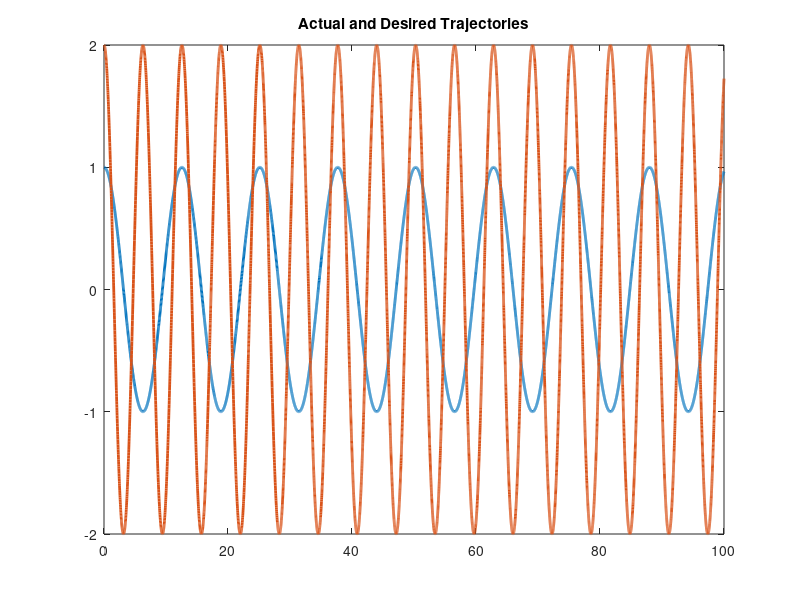

This figure's MATLAB source: (Note: this script raises an error after producing the figure.)
function twoLinkRobotAdaptive
close all
global controlinput
%Set up parameters for sim
%Errors in Yd matrix are qd - q and this entire matrix has errors qd - q

p1       = 3.473;
p2       = 0.196;
p3       = 0.242;
f1       = 5.3;
f2       = 1.1;


% Stacked parameter vector
theta    = [p1;p2;p3;f1;f2];
controlinput = [1;1];

% Simulation final time
tf   = 100;

% Initial condition vector (X0 must be same size and "form" as X and XDot below)
% (i.e1., in this sim, X0 = [e0;r0;thetahat0])
X0   = [4;10;3;2;1;1;1;1;1;1;1];

% Options for integration function
opts = odeset('RelTol',1e-3,'AbsTol',1e-3);

% Integrate (you can send the paramters theta to the dynamics as seen below)
[t,STATES] = ode45(@(t,X) twoLinkdynamics(t,X,theta),[0 tf],X0,opts);

% Set up desired trajectory data for plots (enter desired trajectory for your simulation)
qd = [cos(0.5*t) 2*cos(t)]';

% Parse integrated states (STATES is the same "form" as X0)
% (i.e1., in this sim, STATES = [e1 r thetahat] over all time);
e1  = STATES(:,1:2)';
e2  = STATES(:,3:4)';
thetaHat = STATES(:,5:9)';
mu2 = STATES(:,10:11)';

% Compute x from e1 and xd for plotting purposes
q  = qd - e1;

% Plot the actual vs desired trajectories
figure(1)
plot(t,qd,'-','LineWidth',2)
title('Actual and Desired Trajectories');
hold on
ax = gca;
ax.ColorOrderIndex = 1;
plot(t,q,':','LineWidth',2)
xlabel('time')
hold off

% Plot the filtered tracking error
figure(2)
plot(t,e2,'--','LineWidth',2)
title('Filtered Tracking error')
xlabel('time')

% Plot the adaptive estimates vs actual parameters
figure(3)
plot(t,repmat(theta,1,length(t)),'-','LineWidth',2)
hold on
ax = gca;
ax.ColorOrderIndex = 1;
plot(t,thetaHat,':','LineWidth',2)
xlabel('time')

title('Adaptive Estimates & Actual Parameters')
hold off

figure(4)
time = 0:tf/length(controlinput):tf;
time(end) = [];
plot(time,controlinput(1,:))
title('Control input for Link 1');
xlabel('Time(s)')
ylabel('Torque(Nm)')

figure(5)
time = 0:tf/length(controlinput):tf;
time(end) = [];
plot(time,controlinput(2,:))
title('Control input for Link 2');
xlabel('Time(s)')
ylabel('Torque(Nm)')

figure(6)
plot(t,repmat(theta,1,length(t))-thetaHat,'-','LineWidth',2)
title('Parameter Estimates')
xlabel('time');
ylabel('Amplitude');

function [XDot] = twoLinkdynamics(t,X,theta)
global u controlinput
% t
% Parse parameter vector
p1 = theta(1);
p2 = theta(2);
p3 = theta(3);
f1 = theta(4);
f2 = theta(5);

% Select gains for controller
K        = 5;   
a1       = 0.45;    
a2       = 0.5;
v = [700 1.5 0.9 10 0.5];
gamma    = diag(v)
beta     = 0.9;



% Desired trajectory and needed derivatives
qd       = [cos(0.5*t);2*cos(t)];
qdDot    = [-0.5*sin(0.5*t);-2*sin(t)]; %Enter the expression
qdDotDot = [-0.25*cos(0.5*t);-2*cos(t)]; %Enter the expression



% Parse current states (X is the same size and "form" as X0)
% (i.e1., in this sim, X = [e1;r;thetahat])
e1        = [X(1);X(2)];
e2        = [X(3);X(4)];
thetaHat = [X(5);X(6);X(7);X(8);X(9)];
mu2      = [X(10);X(11)];

% Compute current x and xDot for convenience
q        = qd - e1;
qDot     = qdDot + a1*e1 - e2;



% Compute cos(x2) and sin(x2) for convenience
c2       = cos(q(2));
s2       = sin(q(2));

cd2      = cos(qd(2));
sd2      = sin(qd(2));


% Compute current matrices for the dynamics
M        = [p1 + 2*p3*c2 p2 + p3*c2;p2 + p3*c2 p2];
Vm       = [-p3*s2*qDot(2) -p3*s2*(qDot(1) + qDot(2));p3*s2*qDot(1) 0];
fd       = [f1 0;0 f2];



%Design Yd Matrix
yd11     = qdDotDot(1);
yd12     = qdDotDot(2);
yd13     = 2*cd2*qdDotDot(1) + cd2*qdDotDot(2) - sd2*qdDot(2)*qdDot(1) - sd2*qdDot(1)*qdDot(2) - sd2*qdDot(2)*qdDot(2);
yd14     = qdDot(1);
yd15     = 0;

yd21     = 0;
yd22     = qdDotDot(1)+qdDotDot(2);
yd23     = cd2*qdDotDot(1) + sd2*qdDot(1)*qdDot(1);
yd24     = 0;
yd25     = qdDot(2);
Yd       = [yd11 yd12 yd13 yd14 yd15;yd21 yd22 yd23 yd24 yd25];

 

% Design controller

u        = Yd*thetaHat + mu2; %Enter the expression

controlinput = horzcat(controlinput,u);

% Compute current closed-loop dynamics
e1Dot       = e2 - a1*e1;

e2Dot       = M\(M*qdDotDot + Vm*qDot + fd*qDot + M*a1*e1Dot - u); %Enter the expression
r        = e2Dot + a2*e2;

thetaHatDot = (gamma*Yd'*e2); %Enter the expression

mu2Dot      = (K+1)*r + beta*sign(e2);

% Stacked dynamics vector (XDot is the same size and "form" as X)
XDot        = [e1Dot;e2Dot;thetaHatDot; mu2Dot];
